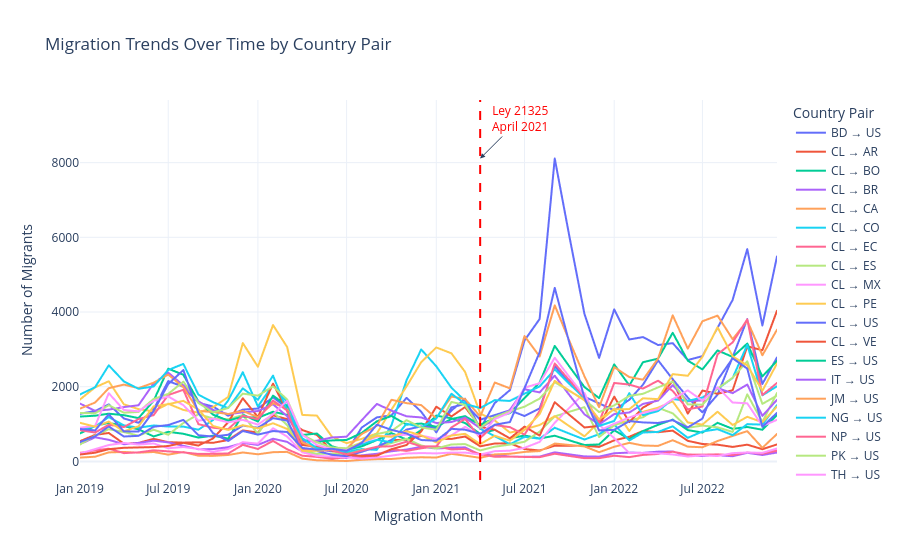

This figure's notebook cell:
### Markdown cell above
## Check Plot

### Code cell
# Create a combined pair label for clarity
df_selected = df_control.copy()
df_selected['pair'] = df_selected['country_from'] + ' → ' + df_selected['country_to']

fig = px.line(
    df_selected,
    x='migration_month',
    y='num_migrants',
    color='pair',  # color by full country pair
    title='Migration Trends Over Time by Country Pair',
    labels={
        'migration_month': 'Month',
        'num_migrants': 'Number of Migrants',
        'pair': 'Country Pair'
    },
)

# Add vertical line (e.g., key policy change date)
fig.add_vline(
    x="2021-04-01",
    line_width=2,
    line_dash="dash",
    line_color="red"
)

# Add annotation
fig.add_annotation(
    x="2021-04-01",
    y=df_selected['num_migrants'].max(),
    text="Ley 21325<br>April 2021",
    showarrow=True,
    arrowhead=2,
    ax=40,
    ay=-40,
    font=dict(color="red", size=12),
    align="center"
)

# Style and layout tweaks
fig.update_layout(
    template='plotly_white',
    legend_title_text='Country Pair',
    xaxis_title='Migration Month',
    yaxis_title='Number of Migrants',
    # hovermode='x unified'
    hovermode='closest'  # only show the hovered line
)

fig.show()
